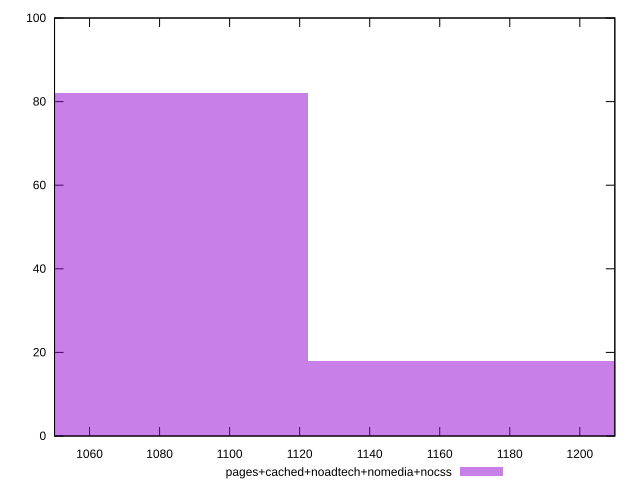

Here is the gnuplot script that generated this plot:
reset

$pagesCachedNoadtechNomediaNocss <<EOF
1188.2938198214838 18
1056.2611731746522 82
EOF

set key outside below
set boxwidth 132.03264664683152
set xrange [1050:1210]
set yrange [0:100]
set trange [0:100]
set style fill transparent solid 0.5 noborder
set terminal svg size 640, 490 enhanced background rgb 'white'
set output "report_00019_2021-02-10T18-14-37.922Z//unused-javascript/comparison/histogram/4_vs_5.svg"

plot $pagesCachedNoadtechNomediaNocss title "pages+cached+noadtech+nomedia+nocss" with boxes

reset
